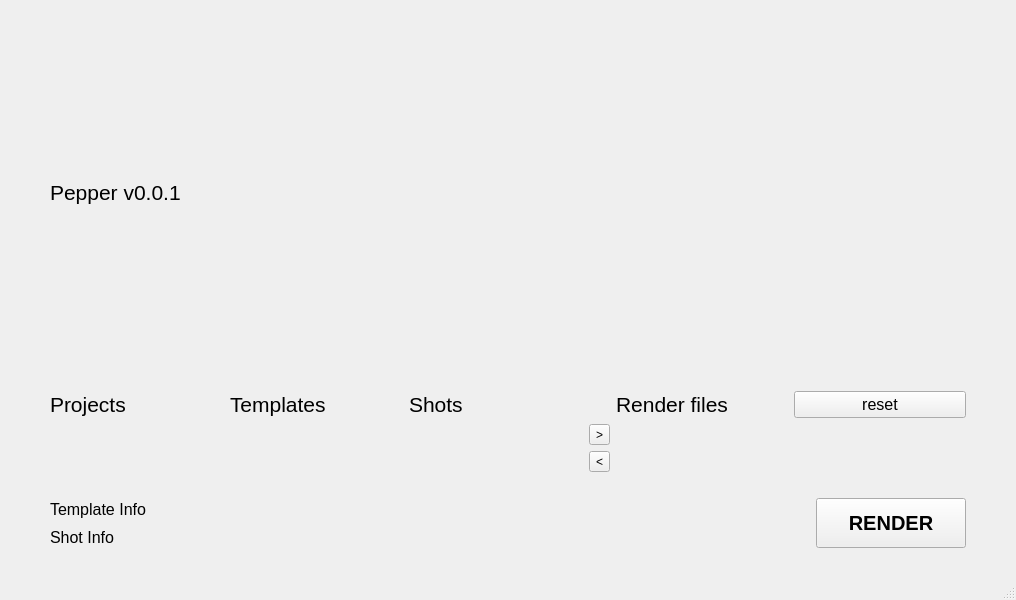
<?xml version="1.0" encoding="UTF-8"?>
<ui version="4.0">
 <class>BlackPepper</class>
 <widget class="QMainWindow" name="BlackPepper">
  <property name="geometry">
   <rect>
    <x>0</x>
    <y>0</y>
    <width>1016</width>
    <height>600</height>
   </rect>
  </property>
  <property name="windowTitle">
   <string>MainWindow</string>
  </property>
  <widget class="QWidget" name="centralwidget">
   <layout class="QGridLayout" name="gridLayout">
    <property name="leftMargin">
     <number>50</number>
    </property>
    <property name="topMargin">
     <number>30</number>
    </property>
    <property name="rightMargin">
     <number>50</number>
    </property>
    <property name="bottomMargin">
     <number>30</number>
    </property>
    <item row="0" column="0">
     <layout class="QVBoxLayout" name="verticalLayout">
      <item>
       <layout class="QVBoxLayout" name="verticalLayout_5">
        <item>
         <widget class="QLabel" name="label_6">
          <property name="font">
           <font>
            <pointsize>16</pointsize>
           </font>
          </property>
          <property name="text">
           <string>Pepper v0.0.1</string>
          </property>
         </widget>
        </item>
        <item>
         <layout class="QGridLayout" name="gridLayout_3">
          <item row="1" column="0">
           <widget class="QLabel" name="label_8">
            <property name="font">
             <font>
              <pointsize>16</pointsize>
             </font>
            </property>
            <property name="text">
             <string>Projects</string>
            </property>
           </widget>
          </item>
          <item row="1" column="5">
           <layout class="QHBoxLayout" name="horizontalLayout_3">
            <item>
             <widget class="QLabel" name="label_10">
              <property name="font">
               <font>
                <pointsize>16</pointsize>
               </font>
              </property>
              <property name="text">
               <string>Render files</string>
              </property>
             </widget>
            </item>
            <item>
             <widget class="QPushButton" name="reset_btn">
              <property name="font">
               <font>
                <pointsize>12</pointsize>
               </font>
              </property>
              <property name="text">
               <string>reset</string>
              </property>
             </widget>
            </item>
           </layout>
          </item>
          <item row="1" column="2">
           <widget class="QLabel" name="label_11">
            <property name="font">
             <font>
              <pointsize>16</pointsize>
             </font>
            </property>
            <property name="text">
             <string>Shots</string>
            </property>
           </widget>
          </item>
          <item row="2" column="3">
           <layout class="QVBoxLayout" name="verticalLayout_6">
            <item>
             <widget class="QToolButton" name="append_btn">
              <property name="text">
               <string>&gt;</string>
              </property>
             </widget>
            </item>
            <item>
             <widget class="QToolButton" name="del_btn">
              <property name="text">
               <string>&lt;</string>
              </property>
             </widget>
            </item>
           </layout>
          </item>
          <item row="1" column="1">
           <widget class="QLabel" name="label_12">
            <property name="font">
             <font>
              <pointsize>16</pointsize>
             </font>
            </property>
            <property name="text">
             <string>Templates</string>
            </property>
           </widget>
          </item>
          <item row="0" column="0">
           <spacer name="verticalSpacer_2">
            <property name="orientation">
             <enum>Qt::Vertical</enum>
            </property>
            <property name="sizeType">
             <enum>QSizePolicy::Fixed</enum>
            </property>
            <property name="sizeHint" stdset="0">
             <size>
              <width>50</width>
              <height>30</height>
             </size>
            </property>
           </spacer>
          </item>
          <item row="0" column="5">
           <spacer name="horizontalSpacer_3">
            <property name="orientation">
             <enum>Qt::Horizontal</enum>
            </property>
            <property name="sizeType">
             <enum>QSizePolicy::Minimum</enum>
            </property>
            <property name="sizeHint" stdset="0">
             <size>
              <width>350</width>
              <height>1</height>
             </size>
            </property>
           </spacer>
          </item>
         </layout>
        </item>
       </layout>
      </item>
      <item>
       <spacer name="verticalSpacer_3">
        <property name="orientation">
         <enum>Qt::Vertical</enum>
        </property>
        <property name="sizeType">
         <enum>QSizePolicy::Fixed</enum>
        </property>
        <property name="sizeHint" stdset="0">
         <size>
          <width>20</width>
          <height>20</height>
         </size>
        </property>
       </spacer>
      </item>
      <item>
       <layout class="QHBoxLayout" name="horizontalLayout">
        <item>
         <layout class="QVBoxLayout" name="verticalLayout_3">
          <item>
           <layout class="QHBoxLayout" name="horizontalLayout_6">
            <item>
             <widget class="QLabel" name="label_9">
              <property name="sizePolicy">
               <sizepolicy hsizetype="Minimum" vsizetype="Preferred">
                <horstretch>0</horstretch>
                <verstretch>0</verstretch>
               </sizepolicy>
              </property>
              <property name="font">
               <font>
                <pointsize>12</pointsize>
               </font>
              </property>
              <property name="text">
               <string>Template Info</string>
              </property>
             </widget>
            </item>
            <item>
             <widget class="QLabel" name="template_info_label">
              <property name="sizePolicy">
               <sizepolicy hsizetype="Minimum" vsizetype="Preferred">
                <horstretch>0</horstretch>
                <verstretch>0</verstretch>
               </sizepolicy>
              </property>
              <property name="minimumSize">
               <size>
                <width>600</width>
                <height>0</height>
               </size>
              </property>
              <property name="text">
               <string/>
              </property>
             </widget>
            </item>
           </layout>
          </item>
          <item>
           <layout class="QHBoxLayout" name="horizontalLayout_7">
            <item>
             <widget class="QLabel" name="label_7">
              <property name="sizePolicy">
               <sizepolicy hsizetype="Minimum" vsizetype="Preferred">
                <horstretch>0</horstretch>
                <verstretch>0</verstretch>
               </sizepolicy>
              </property>
              <property name="font">
               <font>
                <pointsize>12</pointsize>
               </font>
              </property>
              <property name="text">
               <string>Shot Info</string>
              </property>
             </widget>
            </item>
            <item>
             <widget class="QLabel" name="shot_info_label">
              <property name="sizePolicy">
               <sizepolicy hsizetype="Minimum" vsizetype="Preferred">
                <horstretch>0</horstretch>
                <verstretch>0</verstretch>
               </sizepolicy>
              </property>
              <property name="minimumSize">
               <size>
                <width>600</width>
                <height>0</height>
               </size>
              </property>
              <property name="text">
               <string/>
              </property>
             </widget>
            </item>
           </layout>
          </item>
         </layout>
        </item>
        <item>
         <spacer name="horizontalSpacer">
          <property name="orientation">
           <enum>Qt::Horizontal</enum>
          </property>
          <property name="sizeType">
           <enum>QSizePolicy::Fixed</enum>
          </property>
          <property name="sizeHint" stdset="0">
           <size>
            <width>40</width>
            <height>20</height>
           </size>
          </property>
         </spacer>
        </item>
        <item>
         <widget class="QPushButton" name="render_btn">
          <property name="sizePolicy">
           <sizepolicy hsizetype="Fixed" vsizetype="Fixed">
            <horstretch>0</horstretch>
            <verstretch>0</verstretch>
           </sizepolicy>
          </property>
          <property name="minimumSize">
           <size>
            <width>150</width>
            <height>50</height>
           </size>
          </property>
          <property name="font">
           <font>
            <pointsize>15</pointsize>
            <weight>75</weight>
            <bold>true</bold>
           </font>
          </property>
          <property name="text">
           <string>RENDER</string>
          </property>
         </widget>
        </item>
       </layout>
      </item>
     </layout>
    </item>
   </layout>
  </widget>
  <widget class="QMenuBar" name="menubar">
   <property name="geometry">
    <rect>
     <x>0</x>
     <y>0</y>
     <width>1016</width>
     <height>22</height>
    </rect>
   </property>
  </widget>
  <widget class="QStatusBar" name="statusbar"/>
 </widget>
 <resources/>
 <connections/>
</ui>
